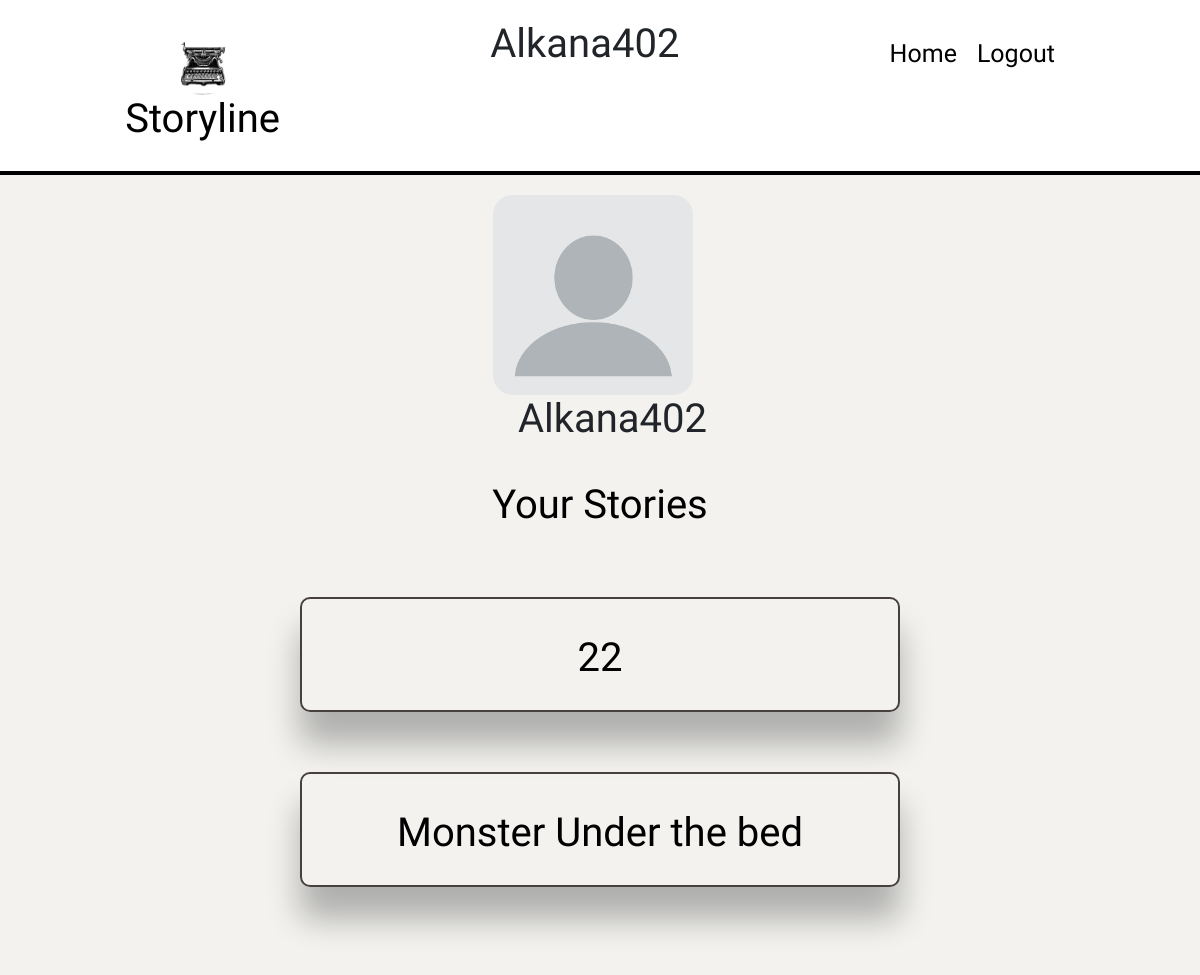
/profile/11 (signed in), run on an earlier commit of the app's database.
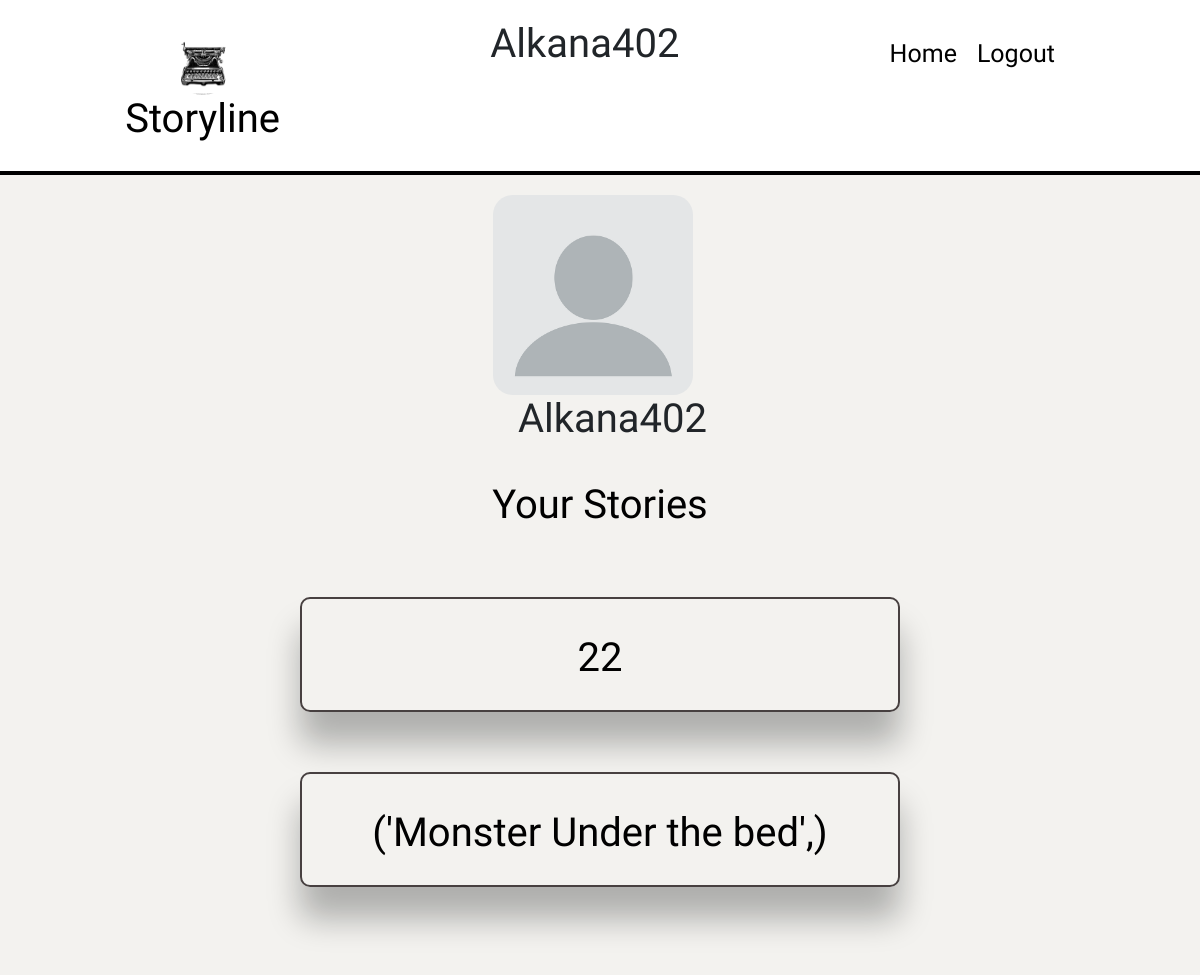
And on a later commit of the database.
### storylineapp/models.py (models this page shows)
class Story(models.Model):
    ACTION = 'action'
    COMEDY = 'comedy'
    SCIFI = 'sci-fi/fantasy'
    THRILLER = "thriller"
    HORROR = 'horror'
    DRAMA = 'drama'
    ROMANCE = 'romance'
    CHOICES = (
        (ACTION, 'action'),
        (COMEDY, 'comedy'),
        (SCIFI, "sci-fi/fantasy"),
        (THRILLER, 'mystery/thriller'),
        (HORROR, "horror"),
        (DRAMA, 'drama'),
        (ROMANCE, 'romance')
    )
    title = models.CharField(max_length=255)
    genre = models.CharField(max_length=255, choices=CHOICES, default=None)
    content = models.TextField(max_length=100000)
    writer_of_the_story = models.ForeignKey(User, related_name="author_of_the_story", on_delete=models.CASCADE)
    users_who_like = models.ManyToManyField(User, related_name='liked_stories')
    created_at = models.DateTimeField(auto_now_add=True)
    updated_at = models.DateTimeField(auto_now=True)
    objects = StoryManager()

### storylineapp/views.py (the view)
# urls.py: path('profile/<int:id>', views.profilePage),
def profilePage(request, id):
    if 'user_id' not in request.session:
        messages.error(request, "You need to log in")
        return redirect('/')
    user = User.objects.get(id=request.session['user_id'])
    usersPage =  User.objects.get(id=id)
    context = {
        'usersPage': User.objects.get(id=id),
        'user': user,
        'stories': Story.objects.filter(writer_of_the_story=usersPage)
    }
    return render(request, 'profile.html', context)

### storylineapp/templates/profile.html (shortened to what this page needs)
<!DOCTYPE html>
<html lang="en">
<head>
    <link rel="stylesheet" href="https://cdn.jsdelivr.net/npm/bootstrap@4.6.0/dist/css/bootstrap.min.css">
    {% load static %}
    <link rel="stylesheet" href="{% static 'css/style.css' %}">
{%load thumbnail%}
</head>
<body>
        <header>
            <h1 class="storyline-header">
                <a href="/dashboard"><img class="logo" src="{% static 'images/typewriter.jpg' %}"/>
                </a>
                Storyline</h1>
                <h1>{{usersPage.username}}</h1>
            <ul>
                <li><a href="/dashboard">Home</a></li>
                <li><a href="/logout">Logout</a></li>
            </ul>
        </header>
        <section class="dashboard">
            <div class="profile">
                <div>
                    {% thumbnail usersPage.profile.image "200x200" crop="center" as im %}
                        <img class="profile-pic" src="{{ im.url }}" width="200px" height="200px" style="border-radius: 20px;">
                    {% endthumbnail %}
                    <h1 class="profile-username">{{usersPage.username}}</h1>
                </div>
            </div>
            <h1 class="story-header">Your Stories</h1>
            {%for story in stories reversed%}
            <div class="story">
                <div class="story-blocks">
                    <a href="/story/{{story.id}}"><h1>{{story.title}}</h1></a>
                </div>
            </div>
            {%endfor%}
    </section>
</body>
</html>

What changed in the data, as far as the page shows it:
changed Story: title "Monster Under the bed" → "('Monster Under the bed',)"
